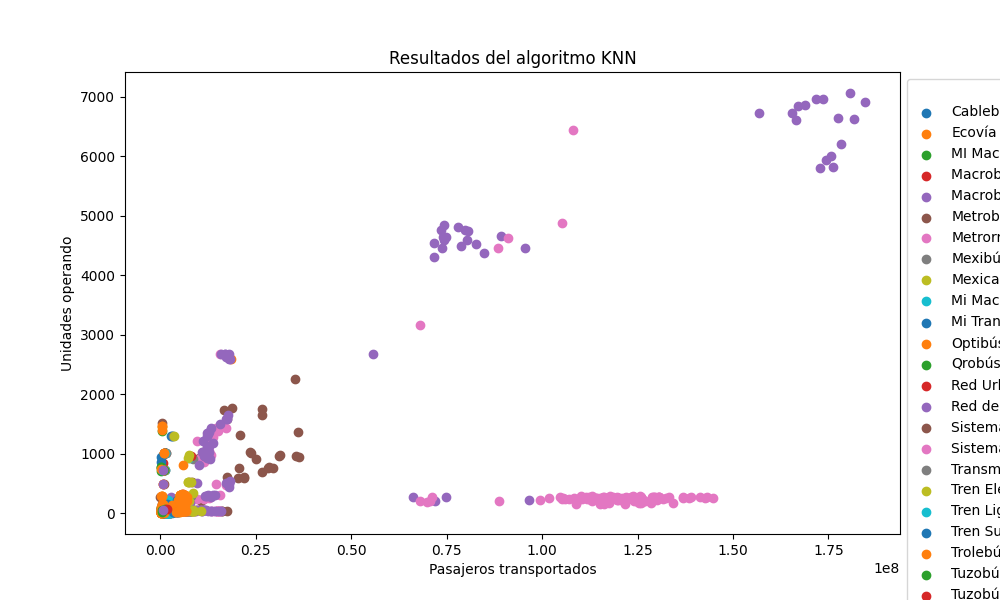

The script that saved this image:
import pandas as pd
import matplotlib.pyplot as plt
from sklearn.model_selection import train_test_split
from sklearn.neighbors import KNeighborsClassifier
from sklearn.preprocessing import LabelEncoder
from sklearn.metrics import accuracy_score

data = pd.read_csv('TransporteNL_Limpio.csv')

label_encoder = LabelEncoder()
data['TRANSPORTE'] = label_encoder.fit_transform(data['TRANSPORTE'])
X = data[['Pasajeros transportados', 'UNIDADES_OPERANDO']]
y = data['TRANSPORTE']

# Conjuntos de entrenamiento y prueba
X_train, X_test, y_train, y_test = train_test_split(X, y, test_size=0.2, random_state=42)

# Crear y entrenar KNN
knn = KNeighborsClassifier(n_neighbors=3)
knn.fit(X_train, y_train)

#Predicciones
y_pred = knn.predict(X_test)
accuracy = accuracy_score(y_test, y_pred)
print('Precisión del modelo: {accuracy:.2f}')

plt.figure(figsize=(10, 6))
for i in range(len(label_encoder.classes_)):
    plt.scatter(X_test[y_pred == i]['Pasajeros transportados'],
                X_test[y_pred == i]['UNIDADES_OPERANDO'],
                label=label_encoder.inverse_transform([i])[0])

plt.xlabel('Pasajeros transportados')
plt.ylabel('Unidades operando')
plt.legend(title='Transporte', bbox_to_anchor=(1, 1), loc='upper left')
plt.title('Resultados del algoritmo KNN')
plt.show()
plt.savefig('KNN.png')
